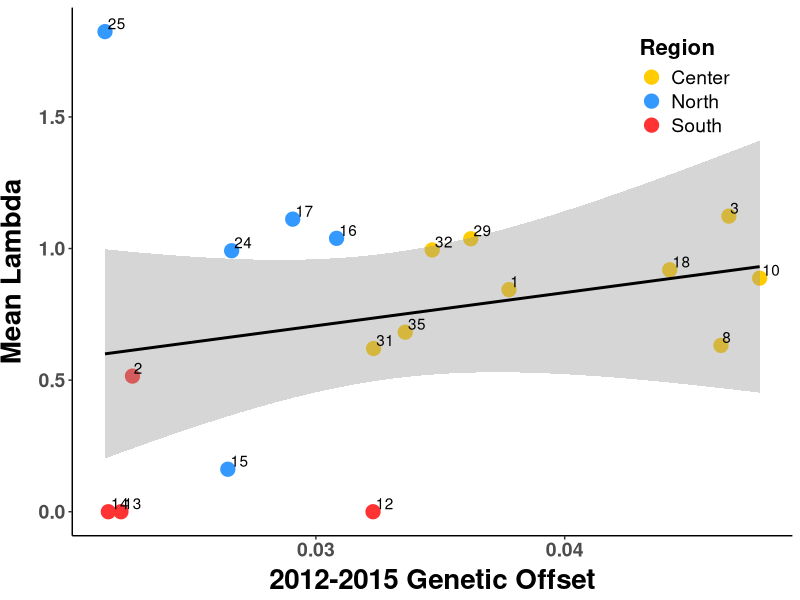
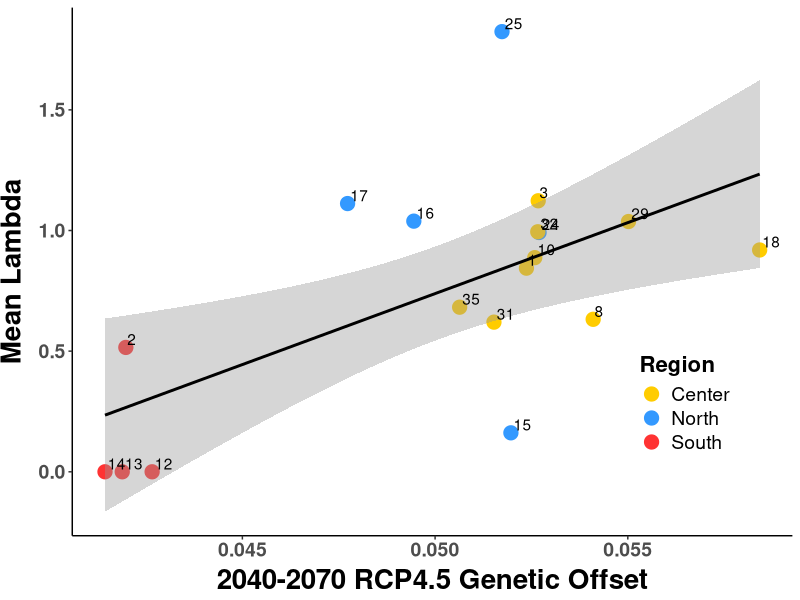
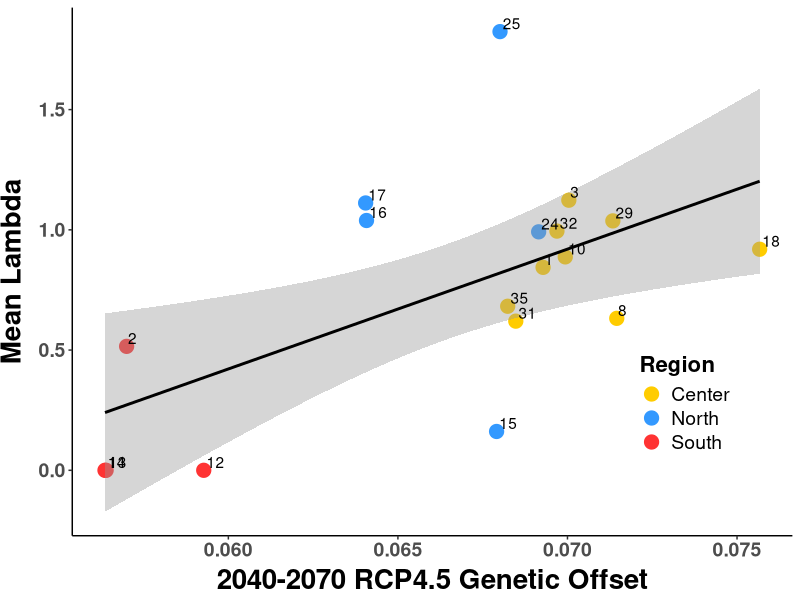
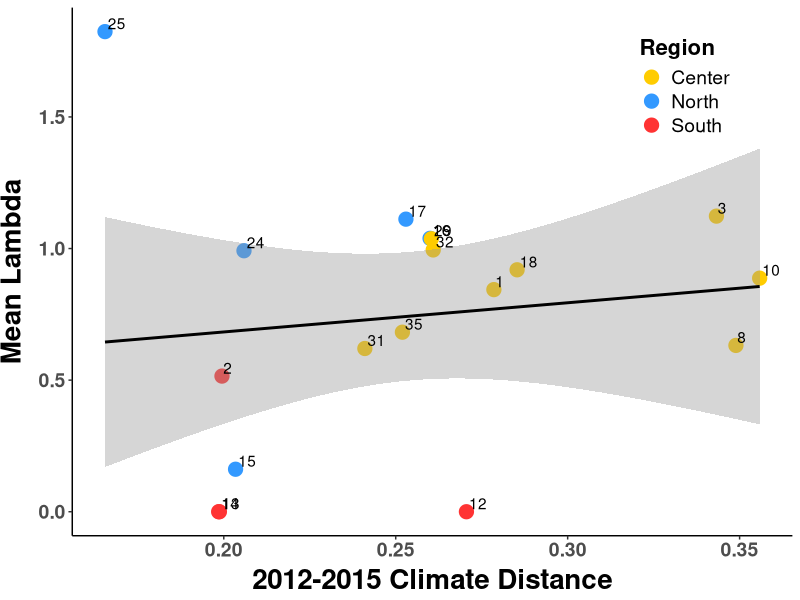
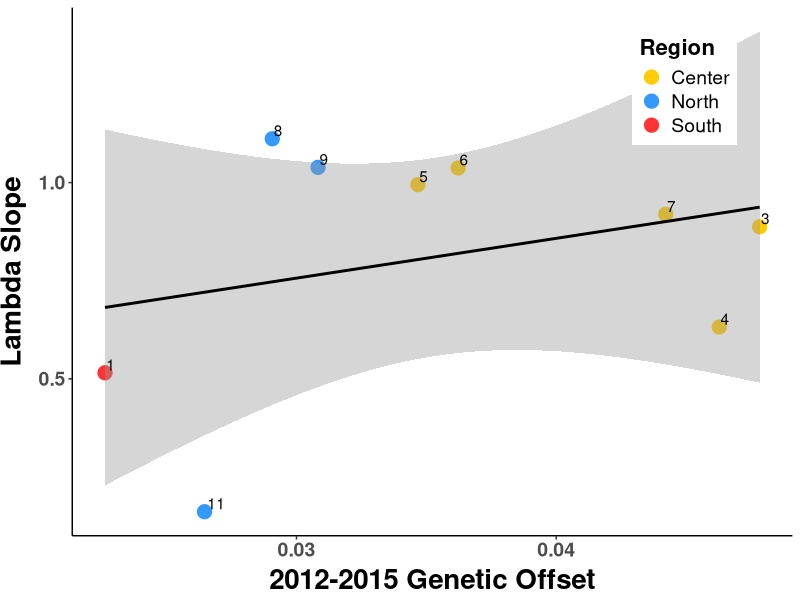
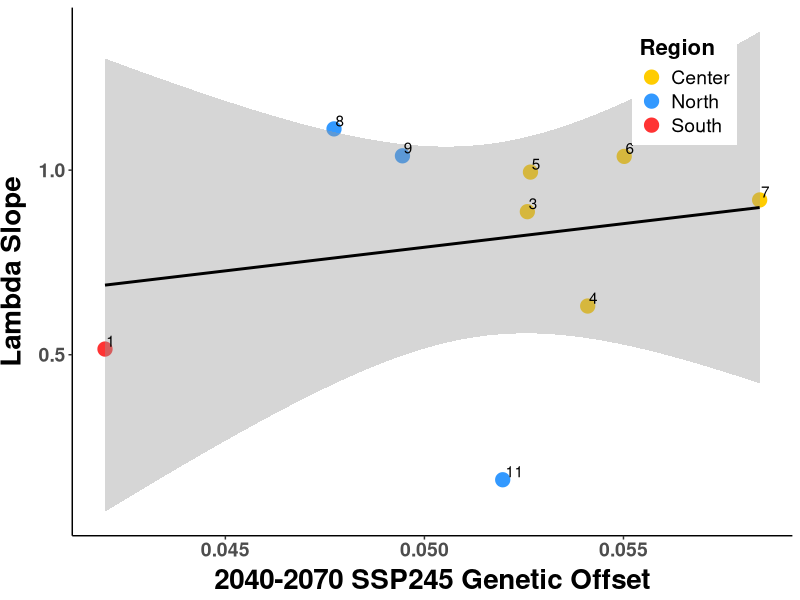
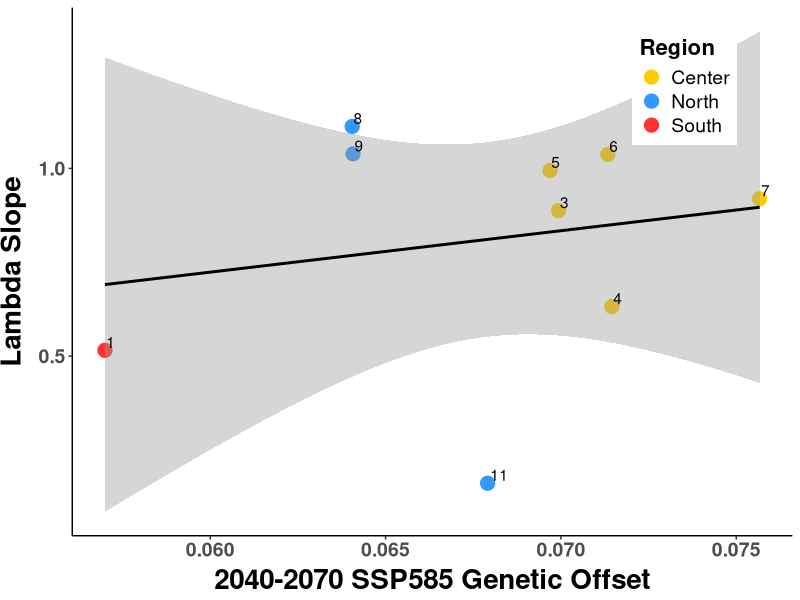
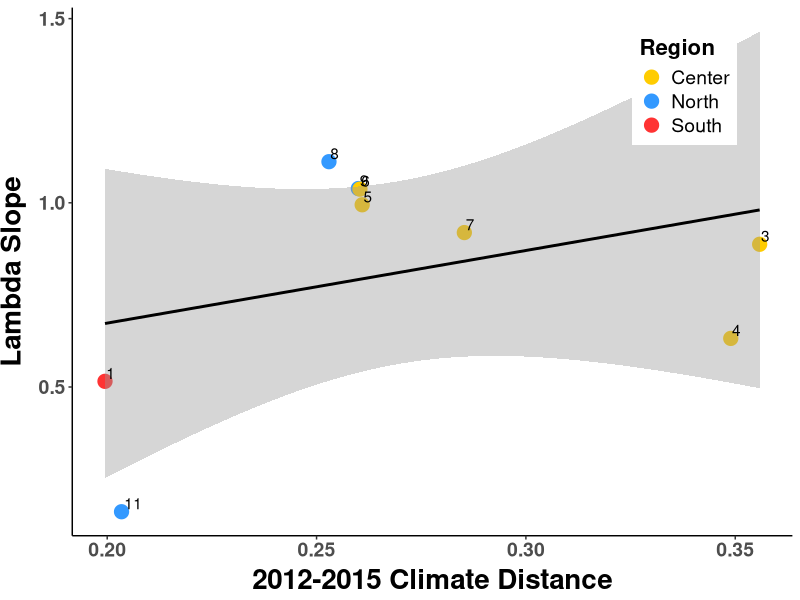

The R source for these figures, in order:
##################################################################################
## Plot offset against lambda.mean
## Author Daniel Anstett
## 
## 
## Last Modified April 19, 2023
###################################################################################

#Library install and import
library(tidyverse) 
library(car)
library(ggrepel)

#Import data
offset_pop <- read_csv("data/genomic_data/offset_pop_9var.csv")
#offset_pop <- offset_pop %>% filter(Demo_ID!=24)
offset_pop_10 <- offset_pop %>% filter(Paper_ID<13)

#stats
lm.1215 <- lm(lambda.mean~offset_1215,data=offset_pop)
lm.SSP245 <- lm(lambda.mean~offset_SSP245,data=offset_pop)
lm.SSP585 <- lm(lambda.mean~offset_SSP585,data=offset_pop)
lm.dist <- lm(lambda.mean~offset_climate,data=offset_pop)

lm.1215_10 <- lm(lambda.mean~offset_1215,data=offset_pop_10)
lm.SSP245_10 <- lm(lambda.mean~offset_SSP245,data=offset_pop_10)
lm.SSP585_10 <- lm(lambda.mean~offset_SSP585,data=offset_pop_10)
lm.dist_10 <- lm(lambda.mean~offset_climate,data=offset_pop_10)



Anova(lm.1215,type="III")
Anova(lm.SSP245,type="III")
Anova(lm.SSP585,type="III")
Anova(lm.dist,type="III")


Anova(lm.1215_10,type="III")
Anova(lm.SSP245_10,type="III")
Anova(lm.SSP585_10,type="III")
Anova(lm.dist_10,type="III")






###########################################################################################################



#2012-2015 offset plotted against lambda
ggplot(offset_pop, aes(x=offset_1215, y=lambda.mean, label=Demo_ID)) + 
  geom_point(aes(color=Region), size =4.5)+
  geom_smooth(method=lm,color="black")+
#  geom_label_repel(aes(label = ID))+
  geom_text(hjust=-.15, vjust=-.2)+
  scale_y_continuous(name="Mean Lambda")+
  scale_x_continuous(name="2012-2015 Genetic Offset")+
  scale_color_manual(values= c("North"="#3399FF", "Center"="#FFCC00", "South"="#FF3333"))+
  theme_classic() + theme(
    axis.text.x = element_text(size=14, face="bold"),
    axis.text.y = element_text(size=14,face="bold"),
    axis.title.x = element_text(color="black", size=20, vjust = 0.5, face="bold"),
    axis.title.y = element_text(color="black", size=20,vjust = 2, face="bold",hjust=0.5),
    #legend.position = c(0.85, 0.25),legend.text=element_text(size=14),
    legend.position = c(0.85, 0.85),legend.text=element_text(size=14),
    legend.title=element_text(size=16,face="bold"))
ggsave("Graphs/lambda.mean/1_offset_lambda_1215.pdf",width=8, height = 6, units = "in")


#SSP 245 offset plotted against lambda
ggplot(offset_pop, aes(x=offset_SSP245, y=lambda.mean, label=Demo_ID)) + 
  geom_point(aes(color=Region), size =4.5)+
  geom_smooth(method=lm,color="black")+
  #  geom_label_repel(aes(label = ID))+
  geom_text(hjust=-.15, vjust=-.2)+
  scale_y_continuous(name="Mean Lambda")+
  scale_x_continuous(name="2040-2070 RCP4.5 Genetic Offset")+
  scale_color_manual(values= c("North"="#3399FF", "Center"="#FFCC00", "South"="#FF3333"))+
  theme_classic() + theme(
    axis.text.x = element_text(size=14, face="bold"),
    axis.text.y = element_text(size=14,face="bold"),
    axis.title.x = element_text(color="black", size=20, vjust = 0.5, face="bold"),
    axis.title.y = element_text(color="black", size=20,vjust = 2, face="bold",hjust=0.5),
    #legend.position = c(0.85, 0.85),legend.text=element_text(size=14),
    legend.position = c(0.85, 0.25),legend.text=element_text(size=14),
    legend.title=element_text(size=16,face="bold"))
ggsave("Graphs/lambda.mean/2_offset_lambda_SSP245.pdf",width=7, height = 5, units = "in")

#SSP 585 offset plotted against lambda
ggplot(offset_pop, aes(x=offset_SSP585, y=lambda.mean, label=Demo_ID)) + 
  geom_point(aes(color=Region), size =4.5)+
  geom_smooth(method=lm,color="black")+
  #  geom_label_repel(aes(label = ID))+
  geom_text(hjust=-.15, vjust=-.2)+
  scale_y_continuous(name="Mean Lambda")+
  scale_x_continuous(name="2040-2070 RCP4.5 Genetic Offset")+
  scale_color_manual(values= c("North"="#3399FF", "Center"="#FFCC00", "South"="#FF3333"))+
  theme_classic() + theme(
    axis.text.x = element_text(size=14, face="bold"),
    axis.text.y = element_text(size=14,face="bold"),
    axis.title.x = element_text(color="black", size=20, vjust = 0.5, face="bold"),
    axis.title.y = element_text(color="black", size=20,vjust = 2, face="bold",hjust=0.5),
    #legend.position = c(0.85, 0.85),legend.text=element_text(size=14),
    legend.position = c(0.85, 0.25),legend.text=element_text(size=14),
    legend.title=element_text(size=16,face="bold"))
ggsave("Graphs/lambda.mean/3_offset_lambda_SSP585.pdf",width=7, height = 5, units = "in")




###########################

#climate distance plotted against lambda
ggplot(offset_pop, aes(x=offset_climate, y=lambda.mean, label=Demo_ID)) + 
  geom_point(aes(color=Region), size =4.5)+
  geom_smooth(method=lm,color="black")+
  #  geom_label_repel(aes(label = ID))+
  geom_text(hjust=-.15, vjust=-.2)+
  scale_y_continuous(name="Mean Lambda")+
  scale_x_continuous(name="2012-2015 Climate Distance")+
  scale_color_manual(values= c("North"="#3399FF", "Center"="#FFCC00", "South"="#FF3333"))+
  theme_classic() + theme(
    axis.text.x = element_text(size=14, face="bold"),
    axis.text.y = element_text(size=14,face="bold"),
    axis.title.x = element_text(color="black", size=20, vjust = 0.5, face="bold"),
    axis.title.y = element_text(color="black", size=20,vjust = 2, face="bold",hjust=0.5),
    legend.position = c(0.85, 0.85),legend.text=element_text(size=14),
    legend.title=element_text(size=16,face="bold"))
ggsave("Graphs/lambda.mean/4_distance_lambda.pdf",width=8, height = 6, units = "in")
















##################################################################################################################
#Offset pop with 10 initial populations

#2012-2015 offset plotted against lambda only 10
ggplot(offset_pop_10, aes(x=offset_1215, y=lambda.mean, label=Paper_ID)) + 
  geom_point(aes(color=Region), size =4.5)+
  geom_smooth(method=lm,color="black")+
  #  geom_label_repel(aes(label = ID))+
  geom_text(hjust=-.15, vjust=-.2)+
  scale_y_continuous(name="Lambda Slope")+
  scale_x_continuous(name="2012-2015 Genetic Offset")+
  scale_color_manual(values= c("North"="#3399FF", "Center"="#FFCC00", "South"="#FF3333"))+
  theme_classic() + theme(
    axis.text.x = element_text(size=14, face="bold"),
    axis.text.y = element_text(size=14,face="bold"),
    axis.title.x = element_text(color="black", size=20, vjust = 0.5, face="bold"),
    axis.title.y = element_text(color="black", size=20,vjust = 2, face="bold",hjust=0.5),
    #legend.position = c(0.85, 0.25),legend.text=element_text(size=14),
    legend.position = c(0.85, 0.85),legend.text=element_text(size=14),
    legend.title=element_text(size=16,face="bold"))
ggsave("Graphs/lambda.mean/1_offset_lambda_1215_only10.pdf",width=8, height = 6, units = "in")



#SSP 245 offset plotted against lambda
ggplot(offset_pop_10, aes(x=offset_SSP245, y=lambda.mean, label=Paper_ID)) + 
  geom_point(aes(color=Region), size =4.5)+
  geom_smooth(method=lm,color="black")+
  #  geom_label_repel(aes(label = ID))+
  geom_text(hjust=-.15, vjust=-.2)+
  scale_y_continuous(name="Lambda Slope")+
  scale_x_continuous(name="2040-2070 SSP245 Genetic Offset")+
  scale_color_manual(values= c("North"="#3399FF", "Center"="#FFCC00", "South"="#FF3333"))+
  theme_classic() + theme(
    axis.text.x = element_text(size=14, face="bold"),
    axis.text.y = element_text(size=14,face="bold"),
    axis.title.x = element_text(color="black", size=20, vjust = 0.5, face="bold"),
    axis.title.y = element_text(color="black", size=20,vjust = 2, face="bold",hjust=0.5),
    legend.position = c(0.85, 0.85),legend.text=element_text(size=14),
    #legend.position = c(0.85, 0.25),legend.text=element_text(size=14),
    legend.title=element_text(size=16,face="bold"))
ggsave("Graphs/lambda.mean/2_offset_lambda_45_only10.pdf",width=7, height = 5, units = "in")

#SSP 585 offset plotted against lambda
ggplot(offset_pop_10, aes(x=offset_SSP585, y=lambda.mean, label=Paper_ID)) + 
  geom_point(aes(color=Region), size =4.5)+
  geom_smooth(method=lm,color="black")+
  #  geom_label_repel(aes(label = ID))+
  geom_text(hjust=-.15, vjust=-.2)+
  scale_y_continuous(name="Lambda Slope")+
  scale_x_continuous(name="2040-2070 SSP585 Genetic Offset")+
  scale_color_manual(values= c("North"="#3399FF", "Center"="#FFCC00", "South"="#FF3333"))+
  theme_classic() + theme(
    axis.text.x = element_text(size=14, face="bold"),
    axis.text.y = element_text(size=14,face="bold"),
    axis.title.x = element_text(color="black", size=20, vjust = 0.5, face="bold"),
    axis.title.y = element_text(color="black", size=20,vjust = 2, face="bold",hjust=0.5),
    legend.position = c(0.85, 0.85),legend.text=element_text(size=14),
    #legend.position = c(0.85, 0.25),legend.text=element_text(size=14),
    legend.title=element_text(size=16,face="bold"))
ggsave("Graphs/lambda.mean/3_offset_lambda_85_only10.pdf",width=7, height = 5, units = "in")


#climate distance plotted against lambda
ggplot(offset_pop_10, aes(x=offset_climate, y=lambda.mean, label=Paper_ID)) + 
  geom_point(aes(color=Region), size =4.5)+
  geom_smooth(method=lm,color="black")+
  #  geom_label_repel(aes(label = ID))+
  geom_text(hjust=-.15, vjust=-.2)+
  scale_y_continuous(name="Lambda Slope")+
  scale_x_continuous(name="2012-2015 Climate Distance")+
  scale_color_manual(values= c("North"="#3399FF", "Center"="#FFCC00", "South"="#FF3333"))+
  theme_classic() + theme(
    axis.text.x = element_text(size=14, face="bold"),
    axis.text.y = element_text(size=14,face="bold"),
    axis.title.x = element_text(color="black", size=20, vjust = 0.5, face="bold"),
    axis.title.y = element_text(color="black", size=20,vjust = 2, face="bold",hjust=0.5),
    legend.position = c(0.85, 0.85),legend.text=element_text(size=14),
    legend.title=element_text(size=16,face="bold"))
ggsave("Graphs/lambda.mean/4_distance_lambda_only10.pdf",width=8, height = 6, units = "in")


##################################################################################################################









#By region
ggplot(offset_pop,aes(x=offset_1215, y=lambda.mean, color=Region,label=Demo_ID))+
  geom_point(aes(color=Region), size =4.5)+
  geom_smooth(method="lm")+
  geom_text(hjust=-.15, vjust=-.2,color="black")+
  scale_y_continuous(name="Lambda Slope")+
  scale_x_continuous(name="2012-2015 Genetic Offset")+
  scale_color_manual(values= c("North"="#3399FF", "Center"="#FFCC00", "South"="#FF3333"))+
  theme_classic() + theme(
    axis.text.x = element_text(size=14, face="bold"),
    axis.text.y = element_text(size=14,face="bold"),
    axis.title.x = element_text(color="black", size=20, vjust = 0.5, face="bold"),
    axis.title.y = element_text(color="black", size=20,vjust = 2, face="bold",hjust=0.5),
    #legend.position = c(0.85, 0.25),legend.text=element_text(size=14),
    legend.position = c(0.85, 0.25),legend.text=element_text(size=14),
    legend.title=element_text(size=16,face="bold"))


